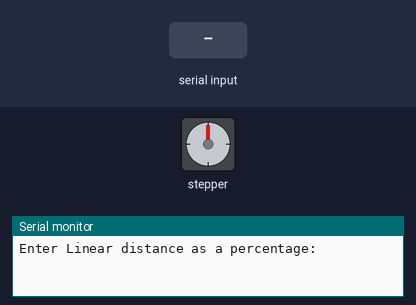
Simulated run of this sketch. Board: Arduino Uno, built with avr-gcc and run on an emulated ATmega328P. Parts: stepper motor, the last lines printed to the serial monitor. Wiring (inferred from the names in the program): stepper motor driver (200 steps per turn assumed): step pin 9; direction pin 8; enable pin 10. The test bench sets the inputs (shaded band).

Above: at 1.2 s.
1.3 s: "90,45\n" received over Serial
At 2.3 s:
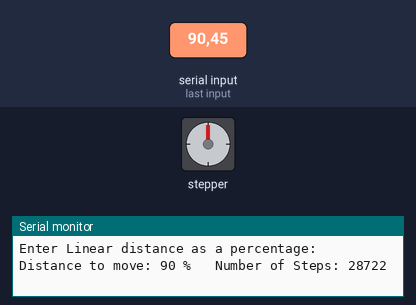
4.3 s: "s,45\n" received over Serial
At 5.2 s:
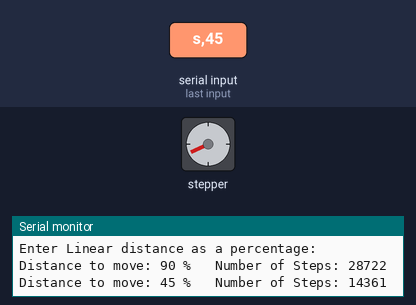
7.3 s: "s90\n" received over Serial
At 8.7 s:
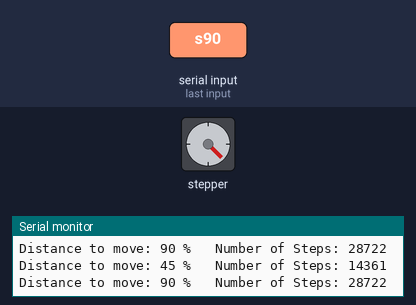
10.3 s: "S90\n" received over Serial
At 11.0 s:
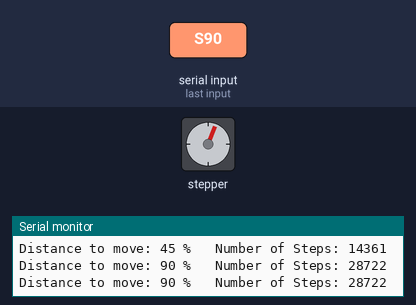
13.3 s: "S,45\n" received over Serial
16.3 s: "s" received over Serial
Timing chart, 0 to 18.8 s (numbered marks = the images above; inputs shaded):
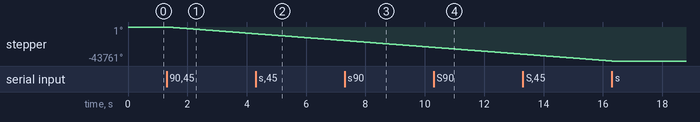

Measured:
- after the input at 1.3 s, stepper: keeps turning counter-clockwise at about 2921°/s, starting at once

The sketch:

PowerScrewDriver.ino
```cpp
/* PowerScrewDriver

Authors: Derek Schumacher, Fatima Dominguez, Jaimiey Sears

Reads in a degree value from serial and translates it to
a number of steps that will translate the linear power
screws the desired percentage

The circuit uses HSI power screws and Microstep Driver- M6128 :
DIP Switch: [111001] (1 = down, 0 = up)
[current: 1.25; Microstep = 1 (Full-step)]

Send an 's' or 'S' to e-stop screw movement

The wiring scheme for the HSI power screws:
Red (A+)
Red/White (A-)
Green (B+)
Green/white (B-)

PUL+ (pin 9)
DIR+ (pin 8)
PUL- and DIR- grounded

ENA+ connected to ground
ENA- connected to pin 10 (+5V when turning, otherwise 0V)
*/

int DIRECTION_PIN = 8;
int PULSE_PIN = 9;
int ENABLE = 10;

//31914 steps translates to roughly (under) 100% top to bottom
int FULL_STEPS = 31914;
int stepCount = 0;
int desiredPercent = 0;
//double onePercent = 1 / FULL_STEPS;
int desiredStep = 0;
int DELAY = 10;

//variable which disables all motor movement when set to TRUE.
boolean e_stop = false;

void setup() {

  pinMode(DIRECTION_PIN, OUTPUT);
  pinMode(PULSE_PIN, OUTPUT);
  pinMode(ENABLE, OUTPUT);
  //  digitalWrite(ENABLE, HIGH); //the motor should not make loud screeching
  Serial.begin(9600);
  Serial.println("Enter Linear distance as a percentage:");
}//setup

void loop() {

  if (Serial.available())
  {
    desiredPercent = Serial.parseInt();

    if (abs(desiredPercent) > 100) {
      Serial.println("that value is outside of the operable range");
    }
    else {
      desiredStep = int(desiredPercent / 100.0 * FULL_STEPS);
      Serial.print("Distance to move: ");
      Serial.print(desiredPercent);
      Serial.print(" % \t");
      Serial.print("Number of Steps: ");
      Serial.println(desiredStep);
      stepCount = 0;
      rotate();
    }
  }
  e_stop = false;
}//loop

void rotate() {
  //enable the controller
  digitalWrite(ENABLE, LOW);
  //  delayMicroseconds(1000000);
  if (desiredStep > 0) digitalWrite(DIRECTION_PIN, LOW);
  else digitalWrite(DIRECTION_PIN, HIGH);
  //    delayMicroseconds(DELAY);
  //    digitalWrite(DIRECTION_PIN,HIGH);

  delayMicroseconds(DELAY);

  while (stepCount < abs(desiredStep)) {
    delayMicroseconds(DELAY);
    digitalWrite(PULSE_PIN, HIGH);
    delayMicroseconds(DELAY);
    digitalWrite(PULSE_PIN, LOW);

    //leave if we say so
    interrupt();
    if (e_stop) break;

    //wait for 100 ms
    delayMicroseconds(1000000);
    stepCount++;
  }

  digitalWrite(ENABLE, HIGH);

}

//used to read any commands that have been recieved
void interrupt() {
  if (Serial.available()) {
    char command = Serial.read();
    switch (command) {
      case 's':
        e_stop = true;
        break;
      case 'S':
        e_stop = true;
        break;
    }
  }
}
```
